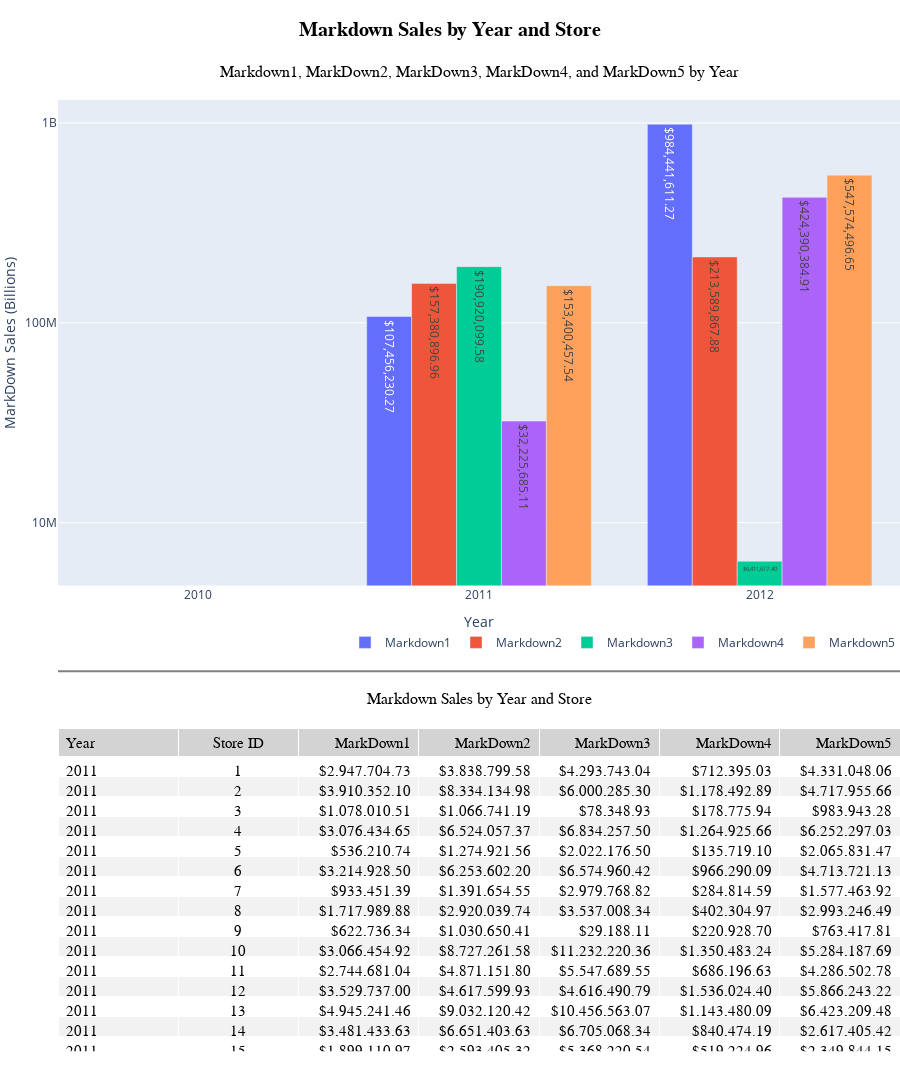

The code cell stored with this chart in its notebook:
### Code cell
# Let's combine the graph and the summary table into single dashboard-type of presentation
# Given the width of the summary table, let's stack the renderings for clarity in viewing.

# First, let's layout the overall container for the charts
fig = make_subplots(
    rows=2,
    cols=1,
    specs=[
        [{'type': 'xy'}],    # row 1: bar chart
        [{'type': 'domain'}] # row 2: table
    ],
    shared_xaxes=False,
    vertical_spacing=0.15,  # The space between the rows
    row_heights=[0.6, 0.4]
    # subplot_titles=("Markdown Sales by Year", "Markdown Sales by Year and Store")
)

# ============================

# Next, let's add the grouped bar chart to the first cell in column 1
for col in ['markdown1','markdown2','markdown3','markdown4','markdown5']:
    fig.add_trace(
        go.Bar(
            x=years,
            y=df[col],
            name=col.capitalize(),  # Show as "Markdown1", etc
            text=[f"${val:,.2f}" for val in df[col]],
            hovertemplate = 'Year: %{x}<br>Category: %{name}<br>Sales: %{text}<extra></extra>'
        ),
        row=1,
        col=1
    )

fig.add_annotation(
    text = "Markdown1, MarkDown2, MarkDown3, MarkDown4, and MarkDown5 by Year",
    x = 0.5,  # roughly center of line chart
    y = 1.04,  # above the line chart
    xref = "paper",
    yref = "paper",
    showarrow = False,
    font = dict(size=16, family="Helvetica", color="black")
)

# ============================

# Now add the summary table to layout column 2.  Be sure to use the 
# unformatted summary data in df_summary.

# Prepare zebra striping for the summary table
# Alternate row colors: white for even, light gray for odd.
# We build color lists for each column, with the last row (the total row) as white.
fill_colors = [
    ['white' if i % 2 == 0 else '#f2f2f2' for i in range(len(summary_data) - 1)] + ['white']
    for _ in range(len(summary_data.columns))
]

# Overwrite the fill color of the final row (the Total row) to a distinct color for emphasis
for i in range(len(fill_colors)):
    fill_colors[i][-1] = 'lavender'

# Now add a bold tag to the total row.  Loop through each column in the last row
# and surround it with the <b></b> tags. Don't be confused by the statement:
# df_weekly_sales.iloc[-1][col]
# This is chaining 2 statements together to fetch the last row first (as a series), then
# fetching the label-based element associated with the variable "col" to get the specific
# element.
for col in summary_data.columns:
    summary_data.loc[len(summary_data)-1, col] = f"<b>{summary_data.iloc[-1][col]}</b>"

# Gather the cell values for the summary data
cell_values = [summary_data[col] for col in summary_data.columns]
    
# Create the table trace first
table_trace = go.Table(
        header=dict(
            values = formatted_headers,  # From previous cell
            fill_color = 'lightgrey',
            align = ['left','center','right','right','right','right','right'],
            font = dict(size=15, color='black', family='Helvetica')
        ),
        cells=dict(
            values = cell_values,
            fill_color = fill_colors,
            align = ['left','center','right','right','right','right','right'],
            font = dict(size=15, color='black', family='Helvetica')
        )
    )

fig.add_trace(table_trace, row=2, col=1)

fig.add_annotation(
    text = "Markdown Sales by Year and Store",
    x = 0.5,  # roughly center of line chart
    y = 0.37,  # above the line chart
    xref = "paper",
    yref = "paper",
    showarrow = False,
    font = dict(size=16, family="Helvetica", color="black")
)


# ==========================

# Update layout
fig.update_layout(
    xaxis_title = 'Year',
    yaxis_title = 'MarkDown Sales (Billions)',
    # yaxis_tickformat=".2s",
    title=dict(
        text="Markdown Sales by Year and Store",
        y=0.99,
        x=0.5,  # Center
        xanchor='center',
        yanchor='top'
    ),
    margin=dict(
        l=0, 
        r=0, 
        t=100, 
        b=40
    ),  # reduce the left/right margin a bit to help with horizontal scrolling
    height=1200,
    showlegend=True,
    legend=dict(
        orientation="h",
        yanchor="bottom",
        y=0.415,
        xanchor="right",
        x=1
    )
)

# Because we have a single metric that dominates the chart with a large value,
# modify the y-axis to use log scaling instead of linear scaling to make the
# smaller values (and shorter bars) more significant in the chart without 
# skewing the actual amounts.  Include the row and col designations since we
# are showing this in row1, col1 of a subplot.
fig.update_yaxes(type='log', row=1, col=1)

# If we were to use default labels, Plotly would use the "G" designation to 
# represent "Billions".  Since this would not resonate with users, adopt a
# custom y-axis tick label scheme.  Again, identify the row and column since
# we are working in a subplot.
# Define custom tick values and matching labels
fig.update_yaxes(
    tickvals=[1e5, 1e6, 1e7, 1e8, 1e9, 1e10],  # adjust as needed
    ticktext=["100K", "1M", "10M", "100M", "1B", "10B"],
    row=1,
    col=1
)

# Let's make the report title pop a little more
title_font = dict(size=20, family="Helvetica", color='black', weight='bold')
fig.update_layout(title=dict(text='Markdown Sales by Year and Store', x=0.5, y=0.98, font=title_font))

fig.add_shape(
    type="line",
    x0=0, x1=1,
    y0=0.40, y1=0.40,
    xref="paper", yref="paper",
    line=dict(color="grey", width=2),
    layer="below"
)


fig.show()

### Figure 1 — Plotly figure (JSON) as saved in the notebook; plotly's stock layout.template omitted (floating-point values rounded to 4 significant figures; data arrays with more than 128 entries replaced by an {"elided": "..."} marker saying what was removed)
{"data": [{"hovertemplate": "Year: %{x}<br>Category: %{name}<br>Sales: %{text}<extra></extra>", "name": "Markdown1", "text": ["$0.00", "$107,456,230.27", "$984,441,611.27"], "type": "bar", "x": ["2010", "2011", "2012"], "xaxis": "x", "y": [0.0, 107500000.0, 984400000.0], "yaxis": "y"}, {"hovertemplate": "Year: %{x}<br>Category: %{name}<br>Sales: %{text}<extra></extra>", "name": "Markdown2", "text": ["$0.00", "$157,380,896.96", "$213,589,867.88"], "type": "bar", "x": ["2010", "2011", "2012"], "xaxis": "x", "y": [0.0, 157400000.0, 213600000.0], "yaxis": "y"}, {"hovertemplate": "Year: %{x}<br>Category: %{name}<br>Sales: %{text}<extra></extra>", "name": "Markdown3", "text": ["$0.00", "$190,920,099.58", "$6,411,617.40"], "type": "bar", "x": ["2010", "2011", "2012"], "xaxis": "x", "y": [0.0, 190900000.0, 6412000.0], "yaxis": "y"}, {"hovertemplate": "Year: %{x}<br>Category: %{name}<br>Sales: %{text}<extra></extra>", "name": "Markdown4", "text": ["$0.00", "$32,225,685.11", "$424,390,384.91"], "type": "bar", "x": ["2010", "2011", "2012"], "xaxis": "x", "y": [0.0, 32230000.0, 424400000.0], "yaxis": "y"}, {"hovertemplate": "Year: %{x}<br>Category: %{name}<br>Sales: %{text}<extra></extra>", "name": "Markdown5", "text": ["$0.00", "$153,400,457.54", "$547,574,496.65"], "type": "bar", "x": ["2010", "2011", "2012"], "xaxis": "x", "y": [0.0, 153400000.0, 547600000.0], "yaxis": "y"}, {"cells": {"align": ["left", "center", "right", "right", "right", "right", "right"], "fill": {"color": {"elided": "7x86 str values"}}, "font": {"color": "black", "family": "Helvetica", "size": 15}, "values": {"elided": "7x86 str values"}}, "domain": {"x": [0, 1], "y": [0, 0.34]}, "header": {"align": ["left", "center", "right", "right", "right", "right", "right"], "fill": {"color": "lightgrey"}, "font": {"color": "black", "family": "Helvetica", "size": 15}, "values": ["Year", "Store ID", "MarkDown1", "MarkDown2", "MarkDown3", "MarkDown4", "MarkDown5"]}, "type": "table"}], "layout": {"annotations": [{"font": {"color": "black", "family": "Helvetica", "size": 16}, "showarrow": false, "text": "Markdown1, MarkDown2, MarkDown3, MarkDown4, and MarkDown5 by Year", "x": 0.5, "xref": "paper", "y": 1.04, "yref": "paper"}, {"font": {"color": "black", "family": "Helvetica", "size": 16}, "showarrow": false, "text": "Markdown Sales by Year and Store", "x": 0.5, "xref": "paper", "y": 0.37, "yref": "paper"}], "height": 1200, "legend": {"orientation": "h", "x": 1, "xanchor": "right", "y": 0.415, "yanchor": "bottom"}, "margin": {"b": 40, "l": 0, "r": 0, "t": 100}, "shapes": [{"layer": "below", "line": {"color": "grey", "width": 2}, "type": "line", "x0": 0, "x1": 1, "xref": "paper", "y0": 0.4, "y1": 0.4, "yref": "paper"}], "showlegend": true, "title": {"font": {"color": "black", "family": "Helvetica", "size": 20, "weight": "bold"}, "text": "Markdown Sales by Year and Store", "x": 0.5, "xanchor": "center", "y": 0.98, "yanchor": "top"}, "xaxis": {"anchor": "y", "domain": [0, 1], "title": {"text": "Year"}}, "yaxis": {"anchor": "x", "domain": [0.49, 1], "ticktext": ["100K", "1M", "10M", "100M", "1B", "10B"], "tickvals": [100000, 1000000, 10000000, 100000000, 1000000000, 10000000000], "title": {"text": "MarkDown Sales (Billions)"}, "type": "log"}}}
